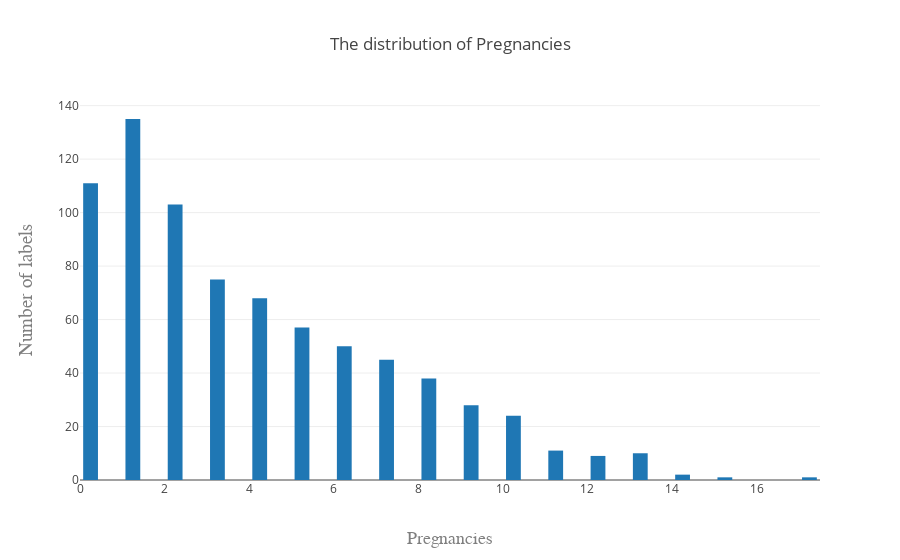

Notebook code cell kept with this figure:
### Code cell
plotHist(df,'Pregnancies')

### Figure 1 — Plotly figure (JSON) as saved in the notebook; plotly's stock layout.template omitted (floating-point values rounded to 4 significant figures; data arrays with more than 128 entries replaced by an {"elided": "..."} marker saying what was removed)
{"data": [{"autobinx": false, "histnorm": "", "name": "Histogram of Wind Speed", "type": "histogram", "uid": "14e42035-6537-4a10-b543-555c29d029ef", "x": {"elided": "768 int values"}, "xbins": {"end": 18, "size": 0.5, "start": -1}}], "layout": {"bargroupgap": 0.3, "title": {"text": "The distribution of Pregnancies"}, "xaxis": {"title": {"font": {"color": "#7f7f7f", "family": "Courier New, monospace", "size": 18}, "text": "Pregnancies"}}, "yaxis": {"title": {"font": {"color": "#7f7f7f", "family": "Courier New, monospace", "size": 19}, "text": "Number of labels"}}}}
